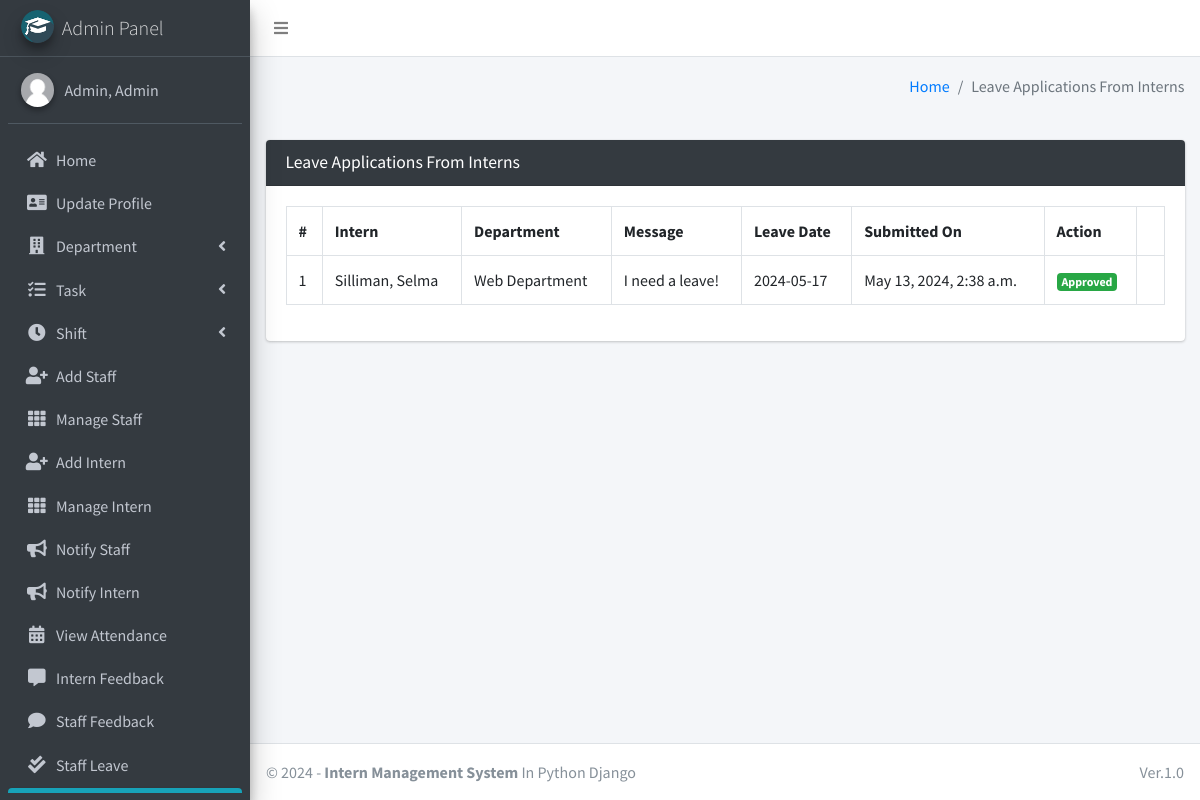
Screenshot of /intern/view/leave/ (signed in) with the database file from the repository.
### main_app/models.py (models this page shows, shortened)
class CustomUser(AbstractUser):
    USER_TYPE = ((1, "HOD"), (2, "Staff"), (3, "Intern"))
    GENDER = [("M", "Male"), ("F", "Female")]
    username = None  # Removed username, using email instead
    email = models.EmailField(unique=True)
    user_type = models.CharField(default=1, choices=USER_TYPE, max_length=1)
    gender = models.CharField(max_length=1, choices=GENDER)
    profile_pic = models.ImageField()
    address = models.TextField()
    fcm_token = models.TextField(default="")  # For firebase notifications
    created_at = models.DateTimeField(auto_now_add=True)
    updated_at = models.DateTimeField(auto_now=True)
    USERNAME_FIELD = "email"
    REQUIRED_FIELDS = []
    objects = CustomUserManager()
    def __str__(self):
        return self.last_name + ", " + self.first_name

class LeaveReportIntern(models.Model):
    intern = models.ForeignKey(Intern, on_delete=models.CASCADE)
    date = models.CharField(max_length=60)
    message = models.TextField()
    status = models.SmallIntegerField(default=0)
    created_at = models.DateTimeField(auto_now_add=True)
    updated_at = models.DateTimeField(auto_now=True)

class Intern(models.Model):
    admin = models.OneToOneField(CustomUser, on_delete=models.CASCADE)
    department = models.ForeignKey(Department, on_delete=models.DO_NOTHING, null=True, blank=False)
    shift = models.ForeignKey(Shift, on_delete=models.DO_NOTHING, null=True)
    staff = models.ForeignKey(Staff, on_delete=models.DO_NOTHING, null=True, blank=False)

class Department(models.Model):
    name = models.CharField(max_length=120)
    created_at = models.DateTimeField(auto_now_add=True)
    updated_at = models.DateTimeField(auto_now=True)
    def __str__(self):
        return self.name

### main_app/hod_views.py (the view, shortened to what this page needs)
# urls.py: path("intern/view/leave/", hod_views.view_intern_leave,
@csrf_exempt
def view_intern_leave(request):
    if request.method != 'POST':
        allLeave = LeaveReportIntern.objects.all()
        context = {
            'allLeave': allLeave,
            'page_title': 'Leave Applications From Interns'
        }
        return render(request, "hod_template/intern_leave_view.html", context)

### main_app/templates/hod_template/intern_leave_view.html (shortened to what this page needs)
{% extends 'main_app/base.html' %}
{% load static %}
{% block content %}
<section class="content">
    <div class="container-fluid">
        <div class="row">
            <div class="col-md-12">
                <div class="card card-dark">
                    <div class="card-header">
                        <h3 class="card-title">{{page_title}}</h3>
                    </div>
                    <div class="table card-body">
                        <table class="table table-bordered table-hover">
                            <tr>
                                <th>#</th>
                                <th>Intern</th>
                                <th>Department</th>
                                <th>Message</th>
                                <th>Leave Date</th>
                                <th>Submitted On</th>
                                <th>Action</th>
                            </tr>
                            {% for leave in  allLeave %}
                              <tr>
                                  <td>{{forloop.counter}}</td>
                                  <td>{{leave.intern.admin.last_name}}, {{leave.intern.admin.first_name}}</td>
                                  <td>{{leave.intern.department}}</td>
                                  <td>{{leave.message}}</td>
                                  <td>{{leave.date}}</td>
                                  <td>{{leave.created_at}}</td>
                                      {% if leave.status == 0 %}
                                           <td> <button data-toggle = "modal" data-target = "#reply_modal" value="{{leave.id}}" class="btn btn-success reply_open_modal">Reply</button>
{% elif leave.status == -1 %}
<td><span  class='badge badge-danger'>Rejected</span></td>
{% else %}
<td><span  class='badge badge-success'>Approved</span></td>
                                            <td>{{feedback.updated_at}}</td>
                                      {% endif %}
                              </tr>
                            {% endfor %}
                        </table>
                    </div>
                    </div>
            </div>
        </div>
    </div>
</section>
{% endblock content %}

### main_app/templates/main_app/sidebar_template.html (shortened to what this page needs)
{% load static %}
<aside class="main-sidebar sidebar-dark-info elevation-4">
    {% if request.user.user_type == '1' %}
    <a href="{% url 'admin_home' %}" class="brand-link">
        <img src="{% static 'dist/img/cmsl.png' %} " alt="AdminLTE Logo"
            class="brand-image img-circle elevation-3" >
        <span class="brand-text font-weight-light">Admin Panel</span>
    </a>
    <div class="sidebar">
        <div class="user-panel mt-3 pb-3 mb-3 d-flex">
            <div class="image">
                <img src="{{ request.user.profile_pic}}" class="img-circle elevation-2" alt="User Image">
            </div>
            <div class="info">
                <a href="#" class="d-block">{{user}}</a>
            </div>
        </div>
        <nav class="mt-2">
            <ul class="nav nav-pills nav-sidebar flex-column" data-widget="treeview" role="menu" data-accordion="false">
                <li class="nav-item">
                    {% url 'admin_home' as admin_home %}
                    <a href="{{admin_home}}" class="nav-link {% if admin_home == request.path %} active {% endif %}">
                        <i class="nav-icon fas fa-home"></i>
                        <p>
                            Home
                        </p>
                    </a>
                </li>
                <li class="nav-item">
                    {% url 'admin_view_profile' as admin_view_profile %}
                    <a href="{{admin_view_profile}}"
                        class="nav-link {% if admin_view_profile == request.path %} active {% endif %}">
                        <i class="nav-icon fas fa-address-card"></i>
                        <p>
                            Update Profile
                        </p>
                    </a>
                </li>
                <li class="nav-item has-treeview">
                    <a href="#" class="nav-link">
                        <i class="nav-icon fas fa-building"></i>
                        <p>
                            Department
                            <i class="fas fa-angle-left right"></i>
                        </p>
                    </a>
                </li>
                <li class="nav-item has-treeview">
                    <a href="#" class="nav-link">
                        <i class="nav-icon fas fa-tasks"></i>
                        <p>
                            Task
                            <i class="fas fa-angle-left right"></i>
                        </p>
                    </a>
                </li>
                <li class="nav-item has-treeview">
                    <a href="#" class="nav-link">
                        <i class="nav-icon fas fa-clock"></i>
                        <p>
                            Shift
                            <i class="fas fa-angle-left right"></i>
                        </p>
                    </a>
                </li>
                <li class="nav-item">
                    {% url 'add_staff' as add_staff %}
                    <a href="{{add_staff}}" class="nav-link {% if add_staff == request.path %} active {% endif %}">
                        <i class="nav-icon fas fa-user-plus"></i>
                        <p>
                            Add Staff
                        </p>
                    </a>
                </li>
                <li class="nav-item">
                    {% url 'manage_staff' as manage_staff %}
                    {% url 'edit_staff' staff_id as edit_staff %}
                    <a href="{{manage_staff}}"
                        class="nav-link {% if manage_staff == request.path or request.path == edit_staff %} active {% endif %}">
                        <i class="nav-icon fas fa-th"></i>
                        <p>
                            Manage Staff
                        </p>
                    </a>
                </li>
                <li class="nav-item">
                    {% url 'add_intern' as add_intern%}
                    <a href="{{add_intern}}" class="nav-link  {% if add_intern == request.path %} active {% endif %}">
                        <i class="nav-icon fas fa-user-plus"></i>
                        <p>
                            Add Intern
                        </p>
                    </a>
                </li>
                <li class="nav-item">
                    {% url 'manage_intern' as manage_intern %}
                    {% url 'edit_intern' intern_id as edit_intern %}
                    <a href="{{manage_intern}}"
                        class="nav-link  {% if edit_intern == request.path or manage_intern == request.path %} active {% endif %}">
                        <i class="nav-icon fas fa-th"></i>
                        <p>
                            Manage Intern
                        </p>
                    </a>
                </li>
                <li class="nav-item">
                    {% url 'admin_notify_staff' as admin_notify_staff %}
                    <a href="{{admin_notify_staff}}"
                        class="nav-link {% if admin_notify_staff == request.path %} active {% endif %}">
                        <i class="nav-icon fas fa-bullhorn"></i>
                        <p>
                            Notify Staff
                        </p>
                    </a>
                </li>
                <li class="nav-item">
                    {% url 'admin_notify_intern' as admin_notify_intern %}
                    <a href="{{admin_notify_intern}}"
                        class="nav-link {% if admin_notify_intern == request.path %} active {% endif %}">
                        <i class="nav-icon fas fa-bullhorn"></i>
                        <p>
                            Notify Intern
                        </p>
                    </a>
                </li>
                <li class="nav-item">
                    {% url 'admin_view_attendance' as admin_view_attendance %}
                <li class="nav-item">
                    <a href="{{admin_view_attendance}}"
                        class="nav-link  {% if admin_view_attendance == request.path %} active {% endif %}">
                        <i class="nav-icon fas fa-calendar-alt"></i>
                        <p>
                            View Attendance
                        </p>
                    </a>
                </li>
                <li class="nav-item">
                    {% url 'intern_feedback_message' as intern_feedback_message %}
                    <a href="{{ intern_feedback_message }}"
                        class="nav-link  {% if intern_feedback_message == request.path %} active {% endif %}">
                        <i class="nav-icon fas fa-comment-alt"></i>
                        <p>
                            Intern Feedback
                        </p>
                    </a>
                </li>
                <li class="nav-item">
                    {% url 'staff_feedback_message' as staff_feedback_message %}
                    <a href="{{staff_feedback_message}}"
                        class="nav-link   {% if staff_feedback_message == request.path %} active {% endif %}">
                        <i class="nav-icon fas fa-comment"></i>
                        <p>
                            Staff Feedback
                        </p>
                    </a>
                </li>
                <li class="nav-item">
                    {% url 'view_staff_leave' as view_staff_leave %}
                    <a href="{{view_staff_leave}}"
                        class="nav-link  {% if view_staff_leave == request.path %} active {% endif %}">
                        <i class="nav-icon fas fa-check-double"></i>
                        <p>
                            Staff Leave
                        </p>
                    </a>
                </li>
                <li class="nav-item">
                    {% url 'view_intern_leave' as view_intern_leave %}
                    <a href="{% url 'view_intern_leave' %}"
                        class="nav-link  {% if view_intern_leave == request.path %} active {% endif %}">
                    </a>
                </li>
                                        {% endif %}
                                    </ul>
                                </nav>
                            </div>
</aside>

### rows the page displays
CustomUser: user.profile_pic (placeholder picture), last_name+first_name "Admin, Admin"
LeaveReportIntern: intern.admin.last_name "Silliman", intern.admin.first_name "Selma", intern.department "Web Department", message "I need a leave!", date "2024-05-17", created_at "May 13, 2024, 2:38 a.m."

### other values shown
{{ page_title }} "Leave Applications From Interns"
